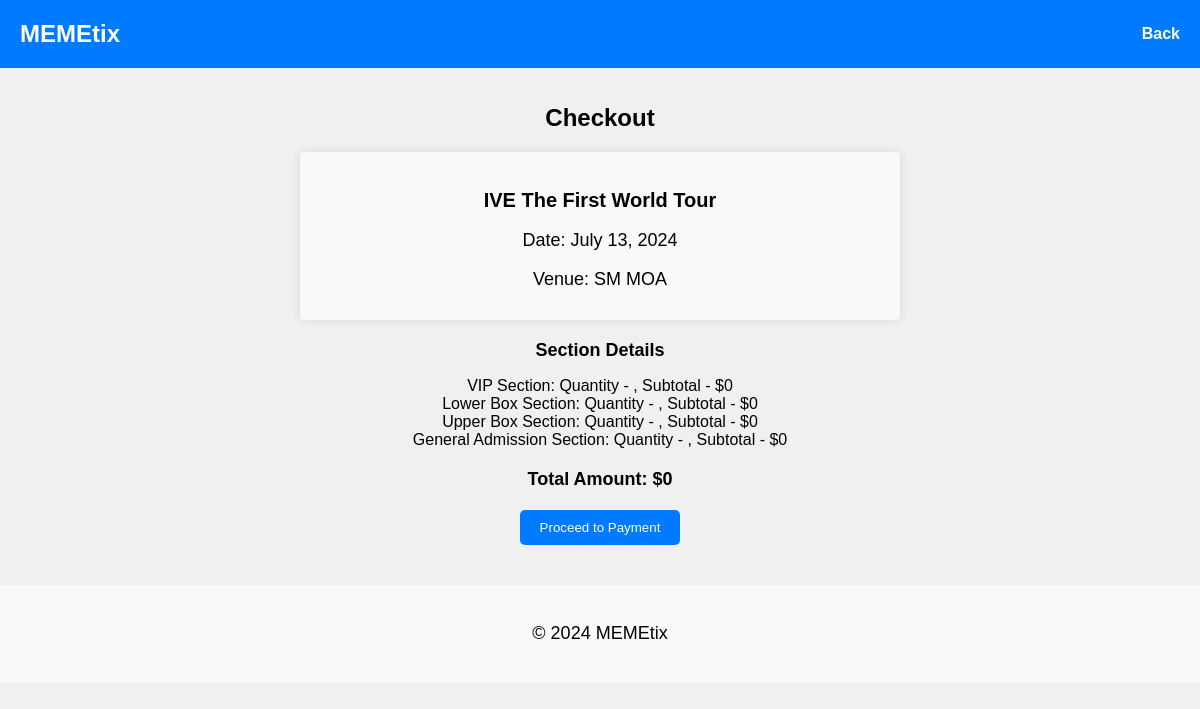
Screenshot of /checkout.php?eventID=1 with the database file from the repository.
### tables this page shows
CREATE TABLE `eventlist` (
  `eventID` int(11) NOT NULL,
  `eventname` varchar(255) NOT NULL,
  `venue` varchar(255) NOT NULL,
  `date` varchar(255) NOT NULL,
  `time` varchar(255) NOT NULL,
  `picture` varchar(400) NOT NULL
);

CREATE TABLE `eventsections` (
  `eventID` int(11) DEFAULT NULL,
  `vip_price` decimal(10,2) DEFAULT NULL,
  `lb_price` decimal(10,2) DEFAULT NULL,
  `ub_price` decimal(10,2) DEFAULT NULL,
  `genad_price` decimal(10,2) DEFAULT NULL,
  `vip_count` int(11) DEFAULT NULL,
  `lb_count` int(11) DEFAULT NULL,
  `ub_count` int(11) DEFAULT NULL,
  `genad_count` int(11) DEFAULT NULL,
  `vip_quantity` int(11) NOT NULL,
  `lb_quantity` int(11) NOT NULL,
  `ub_quantity` int(11) NOT NULL,
  `genad_quantity` int(11) NOT NULL,
  `cartID` int(11) NOT NULL
);

### checkout.php (the view, shortened to what this page needs)
<?php
$eventID = $_GET['eventID'];
$conn = mysqli_connect('localhost', 'username', 'password', 'memetix');
$event_sql = "SELECT * FROM eventlist WHERE eventID = '$eventID'";
$event_result = mysqli_query($conn, $event_sql);
$event = mysqli_fetch_assoc($event_result);
$section_sql = "SELECT * FROM eventsections WHERE eventID = '$eventID'";
$section_result = mysqli_query($conn, $section_sql);
$sections = mysqli_fetch_assoc($section_result);
$vipQuantity = $_GET['vipQuantity'];
$lbQuantity = $_GET['lbQuantity'];
$ubQuantity = $_GET['ubQuantity'];
$genadQuantity = $_GET['genadQuantity'];
$vip_price = $sections['vip_price'];
$lb_price = $sections['lb_price'];
$ub_price = $sections['ub_price'];
$genad_price = $sections['genad_price'];
$vip_subtotal = $vip_price * $vipQuantity;
$lb_subtotal = $lb_price * $lbQuantity;
$ub_subtotal = $ub_price * $ubQuantity;
$genad_subtotal = $genad_price * $genadQuantity;
$total = $vip_subtotal + $lb_subtotal + $ub_subtotal + $genad_subtotal;
?>
<!DOCTYPE html>
<html lang="en">
<head>
    <div class="origheader">
        <h1>MEMEtix</h1>
        <a href="home.php" class="origlogout">Back</a>
    </div>
    <link rel="stylesheet" href="checkout_styles.css">
</head>
<body>
    <div class="container">
        <h1 class="header">Checkout</h1>
        <div class="card">
            <h2 class="card-header"><?php echo $event['eventname']; ?></h2>
            <div class="card-body">
                <p>Date: <?php echo $event['date']; ?></p>
                <p>Venue: <?php echo $event['venue']; ?></p>
            </div>
        </div>
        <div class="section-details">
            <h3>Section Details</h3>
            <ul>
                <li>VIP Section: Quantity - <?php echo $vipQuantity; ?>, Subtotal - $<?php echo $vip_subtotal; ?></li>
                <li>Lower Box Section: Quantity - <?php echo $lbQuantity; ?>, Subtotal - $<?php echo $lb_subtotal; ?></li>
                <li>Upper Box Section: Quantity - <?php echo $ubQuantity; ?>, Subtotal - $<?php echo $ub_subtotal; ?></li>
                <li>General Admission Section: Quantity - <?php echo $genadQuantity; ?>, Subtotal - $<?php echo $genad_subtotal; ?></li>
            </ul>
        </div>
        <div class="total-amount">
            <h3>Total Amount: $<?php echo $total; ?></h3>
        </div>
        <form class="form" action="payment.php" method="post">
            <button href="payment.php?eventID=<?php echo $eventID; ?>" class="btn" type="submit">Proceed to Payment</button>
        </form>
    </div>
    <div class="footer">
            <p>&copy; 2024 MEMEtix</p>
    </div>
</body>
</html>

### checkout_styles.css (style rules this page uses)
.container { max-width: 600px; margin: 0 auto; padding: 20px; text-align: center; }
.header { font-size: 24px; margin-bottom: 20px; }
.card { background-color: #f9f9f9; border-radius: 5px; padding: 20px; margin-bottom: 20px; box-shadow: 0 0 10px rgba(0, 0, 0, 0.1); }
.card-header { font-size: 20px; margin-bottom: 10px; }
.card-body p { margin-bottom: 10px; }
.section-details { margin-bottom: 20px; }
.section-details h3 { font-size: 18px; margin-bottom: 10px; }
.total-amount { margin-bottom: 20px; }
.total-amount h3 { font-size: 18px; margin-bottom: 10px; }
.form { margin-bottom: 20px; }
.btn { padding: 10px 20px; background-color: #007bff; color: #fff; border: none; border-radius: 5px; cursor: pointer; }
ul { list-style-type: none; padding: 0; }
h1, h2, h3 { font-size: 24px; }
p { font-size: 18px; }
.origheader { background-color: #007bff; padding: 20px; text-align: center; display: flex; justify-content: space-between; align-items: center; }
.origheader h1 { font-family: 'Arial Black', sans-serif; color: #fff; margin: 0; }
.footer { background-color: #f9f9f9; padding: 20px; text-align: center; }
.origlogout, .admin2userlogin { color: #fff; text-decoration: none; font-weight: bold; }
body { font-family: Arial, sans-serif; background-color: #f0f0f0; margin: 0; padding: 0; }

### rows the page displays
eventlist: eventname "IVE The First World Tour", date "July 13, 2024", venue "SM MOA"
eventsections: vip_price "0", lb_price "0", ub_price "0", genad_price "0", total "0"
